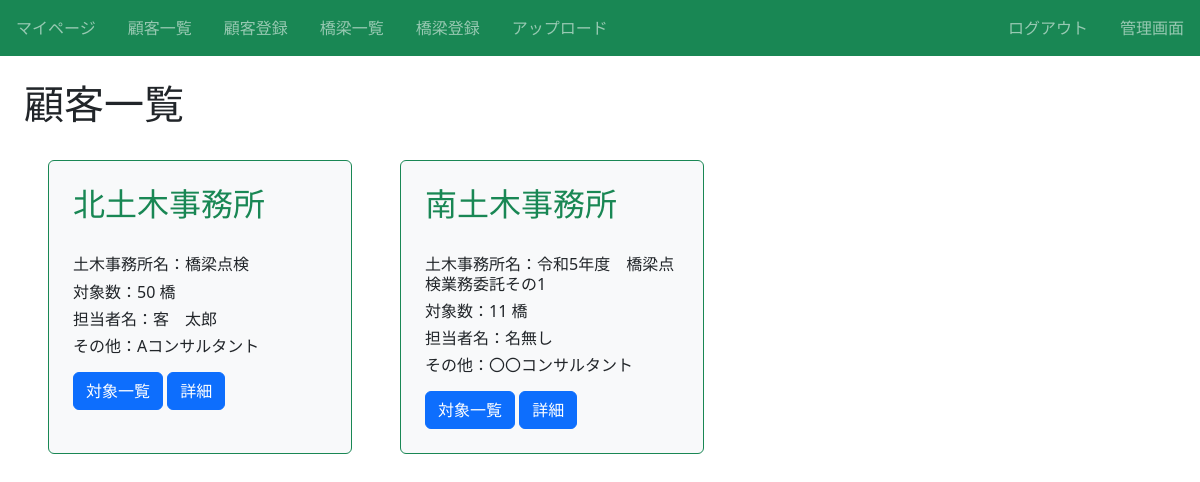
The page /article/ (signed in) on the database its author committed.
### infra/models.py (models this page shows, shortened)
class Article(models.Model):
  title = models.CharField(max_length=100)# 顧客名
  article_name = models.CharField(max_length=100)# 物件名
  number = models.IntegerField()# 対象数
  manager = models.CharField(max_length=100)# 担当者名
  other = models.CharField(max_length=100)# その他
  category = models.CharField(max_length=100, choices = CATEGORY)# カテゴリ

### infra/views.py (the view)
# urls.py: path('article/', views.ListArticleView.as_view(), name='list-article'),
class ListArticleView(LoginRequiredMixin, ListView):
  template_name = 'infra/article_list.html'
  model = Article

### infra/templates/infra/article_list.html (shortened to what this page needs)
{% extends "base.html" %}
{% block h1 %}顧客一覧{% endblock %}
{% block content %}
<div class="d-flex flex-wrap">
  {% for item in object_list %}
    <div class="p-4 m-4 bg-light border border-success rounded" style="width: 19rem;">
      <h2 class="text-success">{{ item.article_name }}</h2><br>
      <h6 class="card-text">土木事務所名：{{ item.title }}</h6>
      <h6 class="card-text">対象数：{{ item.number }} 橋</h6>
      <h6 class="card-text">担当者名：{{ item.manager }}</h6>
      <h6 class="card-text">その他：{{ item.other }}</h6>
      <div class="mt-3">
        <a href="{% url 'list-infra' %}" class="btn btn-primary">対象一覧</a>
        <a href="{% url 'detail-article' item.pk %}" class="btn btn-primary">詳細</a>
      </div>
    </div>
  {% endfor %}
{% endblock content %}

### infra/static/infra/css/style.css (style rules this page uses)
a { text-decoration: none; }

### rows shown on the page
Article: article_name "北土木事務所", title "橋梁点検", number "50", manager "客 太郎", other "Aコンサルタント"
Article: article_name "南土木事務所", title "令和5年度 橋梁点検業務委託その1", number "11", manager "名無し", other "〇〇コンサルタント"
